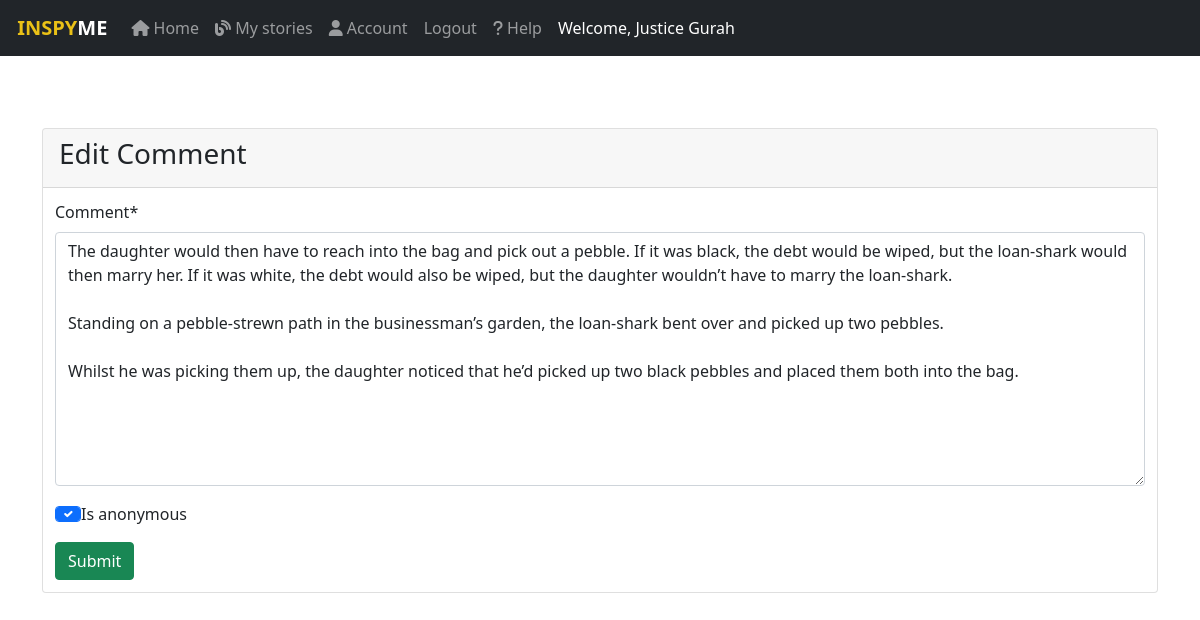
/edit/comment/7 (signed in), run on the app's committed database.
### inspyme/models.py (models this page shows, shortened)
class CustomUser(AbstractUser):
    GENDER = [("M", "Male"), ("F", "Female")]
    username = models.CharField(max_length=30, null=True, blank=True)  # Removed username, using email instead
    email = models.EmailField(unique=True)
    gender = models.CharField(max_length=1, choices=GENDER)
    profile_pic = models.ImageField(upload_to='profile_pics/', null=True, blank=True)
    address = models.TextField()
    created_at = models.DateTimeField(auto_now_add=True)
    updated_at = models.DateTimeField(auto_now=True)
    USERNAME_FIELD = "email" #make email the user entry field
    REQUIRED_FIELDS = []
    object = CustomUserManager() #call the user manager to save user

class Comment(models.Model):
    author = models.ForeignKey(CustomUser, null=True, blank = False, on_delete=models.CASCADE) #the one posting the comment
    story = models.ForeignKey(Story, null=True, blank = False, on_delete=models.CASCADE) #the story being commented on
    comment = models.TextField(null=True, blank=False) #the comment to the story
    is_anonymous = models.BooleanField(default=True) #user should choose to show identity or not
    date_posted = models.DateTimeField (auto_now=True) #picks current date and time

### inspyme/views.py (the view)
# urls.py: path("edit/comment/<int:id>", views.editcomment, name='editcomment'),
@login_required
def editcomment(request, id):
    comment = get_object_or_404(Comment, id=id, author=request.user) #get the actual comment for the editing
    form = CommentForm(request.POST or None, instance=comment)
    context = {
        'form': form,
    }
    if request.method == 'POST':
        if form.is_valid():
            form.save()
            return redirect(reverse('home')) # Return back to home page
    return render(request, 'editcomment.html', context)

### inspyme/forms.py
class CommentForm(FormSettings):
    class Meta:
        model = Comment
        fields = "__all__"
    def __init__(self, *args, **kwargs):
        super().__init__(*args, **kwargs)
        self.fields["author"].widget = forms.HiddenInput() #hide the author field and auto add the current user in view
        self.fields["story"].widget = forms.HiddenInput() #hide the story field and auto add the actual story in view

### inspyme/templates/editcomment.html (shortened to what this page needs)
{% extends 'main.html' %}
{% load static %}
{% block content %}
{% load crispy_forms_tags %}
<div class="container">
    <br><br><br>
            <div class="card card-primary">
                <div class="card-header">
                    <h3 class="card-title">Edit Comment</h3>
                </div>
                <form method="post" enctype='multipart/form-data' style="margin: 10px; padding: 2px;">
                 {{form | crispy}}
                 <button type="submit" class="btn btn-success btn-block">Submit</button>
                </form>
            </div>
        </div>
{% endblock content %}

### inspyme/templates/main.html (shortened to what this page needs)
<!DOCTYPE html>
{% load static %}
<html lang="en">
<head>
    <link href="https://cdn.jsdelivr.net/npm/bootstrap@5.0.2/dist/css/bootstrap.min.css" rel="stylesheet">
    <link rel="stylesheet" type="text/css" href="{% static 'main.css' %}">
</head>
<body>
    <nav class="navbar navbar-expand-lg navbar-dark bg-dark">
        <div class="container-fluid">
          <a class="navbar-brand" {% if user.is_authenticated %} href="{% url 'home'%}" {% else %} href="{% url 'login_page'%}" {% endif %}><strong><span style="color: #EAC117;"> INSPY</span>ME</strong></a>
          <div class="collapse navbar-collapse" id="navbarNavDropdown">
            <ul class="navbar-nav">
              {% if user.is_authenticated %}
              <li class="nav-item">
                {% url 'home' as home %}
                <a class="nav-link {% if home == request.path %} active {% endif %}" aria-current="page" href="{% url 'home' %}"><i class="fa-solid fa-house"></i> Home</a>
              </li>
              <li class="nav-item">
                {% url 'mystory' as mystory %}
                <a class="nav-link {% if mystory == request.path %} active {% endif %} " href="{% url 'mystory' %}"><i class="fa-sharp fa-solid fa-blog"></i> My stories</a>
              </li>
              <li class="nav-item">
                {% url 'editaccount' as editaccount %}
                <a class="nav-link {% if editaccount == request.path %} active {% endif %}" aria-current="page" href="{% url 'editaccount' request.user.id %}"><i class="fa-solid fa-user"></i> Account</a>
              </li>
              <li class="nav-item">
                <a class="nav-link" href="{% url 'user_logout' %}"> Logout</a>
              </li>
              {% endif %}
              <li class="nav-item">
                {% url 'help' as help %}
                <a class="nav-link {% if help == request.path %} active {% endif %}" href="{% url 'help' %}"><i class="fa-sharp fa-solid fa-question"></i> Help</a>
              </li>
              {% if user.is_authenticated %}
              <li class="nav-item">
                <a class="nav-link active" href="#"> Welcome, {{request.user.get_full_name}}</a>
              </li>
              {% endif %}
            </ul>
          </div>
        </div>
      </nav>
    {% block content %}
    {% endblock content %}
</body>
</html>

### data on the page
CustomUser: user.get_full_name "Justice Gurah"
Comment: comment "The daughter would then have to reach into the bag and pick out a pebble. If it was black, the debt would be wiped, but the loan-shark would then marry her. If it was white, the debt would also be wiped, but the daughter wouldn’t have to marry the loan-shark. Standing on a pebble-strewn path in the businessman’s garden, the loan-shark bent over and picked up two pebbles. Whilst he was picking them up, the daughter noticed that he’d picked up two black pebbles and placed them both into the bag.", is_anonymous "☑"
